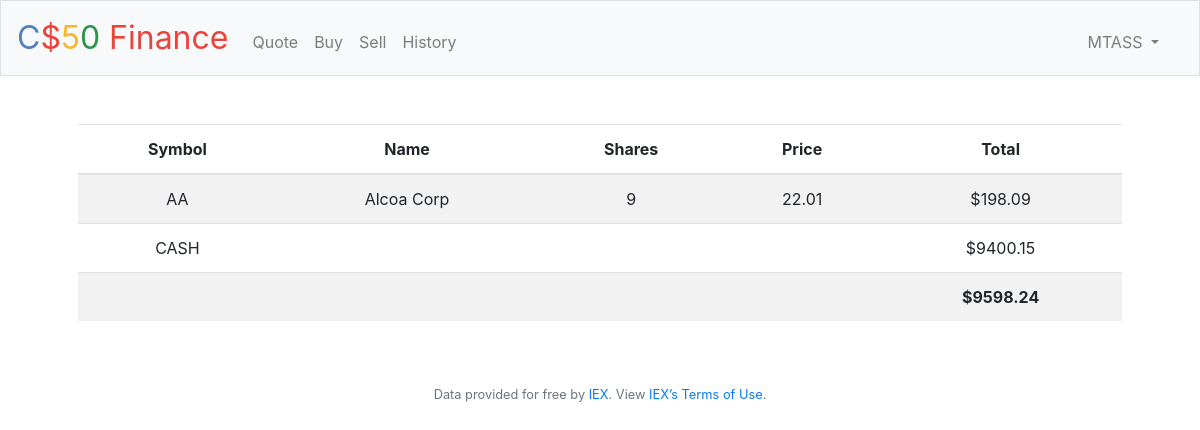
Screenshot of / (signed in) with the database file from the repository.
### tables this page shows
CREATE TABLE 'users' ('id' INTEGER PRIMARY KEY AUTOINCREMENT NOT NULL, 'username' TEXT NOT NULL, 'hash' TEXT NOT NULL, 'cash' NUMERIC NOT NULL DEFAULT 10000.00 );

CREATE TABLE user_shares (id INTEGER PRIMARY KEY AUTOINCREMENT NOT NULL, user_id INTEGER NOT NULL, symbol VARCHAR(255) NOT NULL, name VARCHAR(255), share INTEGER NOT NULL, price DOUBLE(10, 2), total_price DOUBLE(10,2));

### application.py (the view)
@app.route("/")
@login_required
def index():
    user_id = session['user_id']
    shares = db.execute("SELECT * FROM user_shares WHERE user_id=:id", id=user_id)
    total_price = db.execute("SELECT sum(total_price) as total_price FROM user_shares WHERE user_id=:id", id=user_id)
    total_share_value = total_price[0].get('total_price')
    if not total_share_value:
        total_share_value = 0
    user_cash = db.execute("SELECT cash FROM users WHERE id=:id limit 1", id=user_id)
    user_cash = user_cash[0].get('cash')
    total_value = total_share_value + user_cash
    user_cash = "{0:.2f}".format(user_cash)
    total_value = "{0:.2f}".format(total_value)
    return render_template('index.html', user_cash=user_cash, shares=shares, total_value=total_value)

### application.py (called while the page is built)
@app.after_request
def after_request(response):
    response.headers["Cache-Control"] = "no-cache, no-store, must-revalidate"
    response.headers["Expires"] = 0
    response.headers["Pragma"] = "no-cache"
    return response

### helpers.py (called while the page is built)
def login_required(f):
    @wraps(f)
    def decorated_function(*args, **kwargs):
        if session.get("user_id") is None:
            return redirect("/login")
        return f(*args, **kwargs)
    return decorated_function

### templates/index.html (shortened to what this page needs)
{% extends('layout.html') %}
{% block main %}
    <table class="table table-striped">
        <thead>
            <tr>
                <th>Symbol</th>
                <th>Name</th>
                <th>Shares</th>
                <th>Price</th>
                <th>Total</th>
            </tr>
        </thead>
        <tbody>
            {% for share in shares %}
            <tr>
                <td> {{ share['symbol'] }} </td>
                <td> {{ share['name'] }} </td>
                <td> {{ share['share'] }} </td>
                <td> {{ share['price'] }} </td>
                <td> ${{ "{0:.2f}".format(share['total_price']) }} </td>
            </tr>
            {% endfor %}
            <tr>
                <td>CASH</td>
                <td colspan="3"></td>
                <td> ${{ user_cash }} </td>
            </tr>
            <tr>
                <td colspan="4"></td>
                <td> <b> ${{ total_value }} </b> </td>
            </tr>
        </tbody>
    </table>
{% endblock %}

### templates/layout.html (shortened to what this page needs)
<!DOCTYPE html>
<html lang="en">
    <head>
        <link href="https://maxcdn.bootstrapcdn.com/bootstrap/4.1.3/css/bootstrap.min.css" rel="stylesheet">
        <link href="/static/styles.css" rel="stylesheet">
    </head>
    <body>
        <nav class="navbar navbar-expand-md navbar-light bg-light border">
            <a class="navbar-brand" href="/"><span class="blue">C</span><span class="red">$</span><span class="yellow">5</span><span class="green">0</span> <span class="red">Finance</span></a>
            <div class="collapse navbar-collapse" id="navbar">
                {% if session.user_id %}
                    <ul class="navbar-nav mr-auto mt-2">
                        <li class="nav-item"><a class="nav-link" href="/quote">Quote</a></li>
                        <li class="nav-item"><a class="nav-link" href="/buy">Buy</a></li>
                        <li class="nav-item"><a class="nav-link" href="/sell">Sell</a></li>
                        <li class="nav-item"><a class="nav-link" href="/history">History</a></li>
                    </ul>
                    <ul class="navbar-nav mr-3 mt-2">
                        <li class="nav-item dropdown">
                            <a class="nav-link dropdown-toggle" id="dropdownMenuLink" data-toggle="dropdown" aria-haspopup="true" aria-expanded="false">
                                {{ session['user_name'] }}
                            </a>
                        </li>
                    </ul>
                {% else %}
                    <ul class="navbar-nav ml-auto mt-2">
                        <li class="nav-item"><a class="nav-link" href="/register">Register</a></li>
                        <li class="nav-item"><a class="nav-link" href="/login">Log In</a></li>
                    </ul>
                {% endif %}
            </div>
        </nav>
        <main class="container p-5">
            {% block main %}{% endblock %}
        </main>
        <footer class="small text-center text-muted">
            Data provided for free by <a href="https://iextrading.com/developer">IEX</a>. View <a href="https://iextrading.com/api-exhibit-a/">IEX’s Terms of Use</a>.
        </footer>
    </body>
</html>

### static/styles.css (style rules this page uses)
nav .navbar-brand { font-size: xx-large; }
nav .navbar-brand .blue { color: #537fbe; }
nav .navbar-brand .red { color: #ea433b; }
nav .navbar-brand .yellow { color: #f5b82e; }
nav .navbar-brand .green { color: #2e944b; }
main { overflow-x: auto; text-align: center; }

### rows the page displays
users: user_name "MTASS"
user_shares: symbol "AA", name "Alcoa Corp", share "9", price "22.01", total_price "198.09"

### other values shown
{{ user_cash }} "9400.15"
{{ total_value }} "9598.24"
